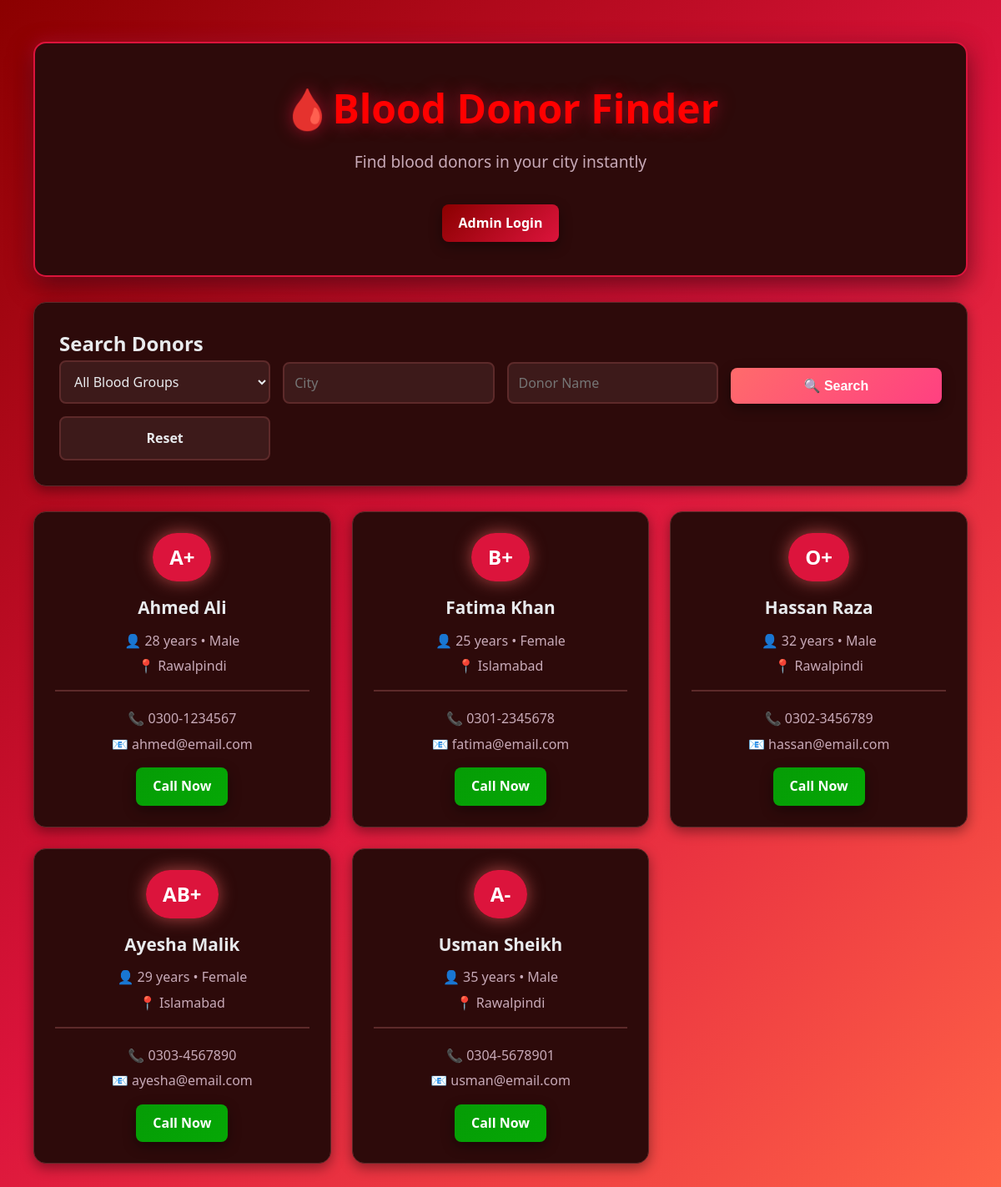
The page / on the database its author committed.
### tables this page shows
CREATE TABLE donors (
    id INT PRIMARY KEY AUTO_INCREMENT,
    admin_id INT NOT NULL,
    name VARCHAR(100) NOT NULL,
    blood_group VARCHAR(5) NOT NULL,
    age INT NOT NULL CHECK (age >= 18),
    gender VARCHAR(10) NOT NULL CHECK (gender IN ('Male','Female','Other')),
    contact VARCHAR(15) NOT NULL,
    email VARCHAR(100),
    city VARCHAR(50) NOT NULL,
    address TEXT NOT NULL,
    last_donation_date DATE,
    created_at TIMESTAMP DEFAULT CURRENT_TIMESTAMP,
    FOREIGN KEY (admin_id) REFERENCES admins(id)
);

### index.php (the view, shortened to what this page needs)
<?php
require_once 'config.php';
$searchCity = isset($_GET['city']) ? clean($_GET['city']) : '';
$searchName = isset($_GET['name']) ? clean($_GET['name']) : '';
$sql = "SELECT * FROM donors WHERE 1=1";
$sql .= " ORDER BY created_at DESC";
$result = mysqli_query($conn, $sql);
?>
<!DOCTYPE html>
<html lang="en">
<head>
    <link rel="stylesheet" href="style.css">
</head>
<body class="home-container">
    <div class="container">
        <header class="home-header">
            <h1>🩸Blood Donor Finder</h1>
            <p class="tagline">Find blood donors in your city instantly</p>
            <a href="login.php" class="admin-link">Admin Login</a>
        </header>
        <div class="search-box">
            <h2>Search Donors</h2>
            <form method="GET" class="search-form">
                <select name="blood">
                    <option value="">All Blood Groups</option>
                </select>
                <input type="text" name="city" placeholder="City" value="<?= $searchCity ?>">
                <input type="text" name="name" placeholder="Donor Name" value="<?= $searchName ?>">
                <button type="submit" class="btn btn-search">🔍 Search</button>
                <a href="index.php" class="btn btn-reset">Reset</a>
            </form>
        </div>
        <div class="donors-grid">
            <?php if (mysqli_num_rows($result) > 0): ?>
                <?php while ($donor = mysqli_fetch_assoc($result)): ?>
                    <div class="donor-card">
                        <div class="blood-badge"><?= $donor['blood_group'] ?></div>
                        <div class="donor-name"><?= htmlspecialchars($donor['name']) ?></div>
                        <div class="donor-info">👤 <?= $donor['age'] ?> years • <?= $donor['gender'] ?></div>
                        <div class="donor-info">📍 <?= $donor['city'] ?></div>
                        <div class="donor-contact">
                            <div class="donor-info">📞 <?= $donor['contact'] ?></div>
                            <?php if ($donor['email']): ?>
                                <div class="donor-info">📧 <?= $donor['email'] ?></div>
                            <?php endif; ?>
                            <a href="tel:<?= $donor['contact'] ?>" class="contact-btn">Call Now</a>
                        </div>
                    </div>
                <?php endwhile; ?>
            <?php endif; ?>
        </div>
    </div>
</body>
</html>

### rows shown on the page
donors: blood_group "A+", name "Ahmed Ali", age "28", gender "Male", city "Rawalpindi", contact "0300-1234567", email "ahmed@email.com"
donors: blood_group "B+", name "Fatima Khan", age "25", gender "Female", city "Islamabad", contact "0301-2345678", email "fatima@email.com"
donors: blood_group "O+", name "Hassan Raza", age "32", gender "Male", city "Rawalpindi", contact "0302-3456789", email "hassan@email.com"
donors: blood_group "AB+", name "Ayesha Malik", age "29", gender "Female", city "Islamabad", contact "0303-4567890", email "ayesha@email.com"
donors: blood_group "A-", name "Usman Sheikh", age "35", gender "Male", city "Rawalpindi", contact "0304-5678901", email "usman@email.com"
